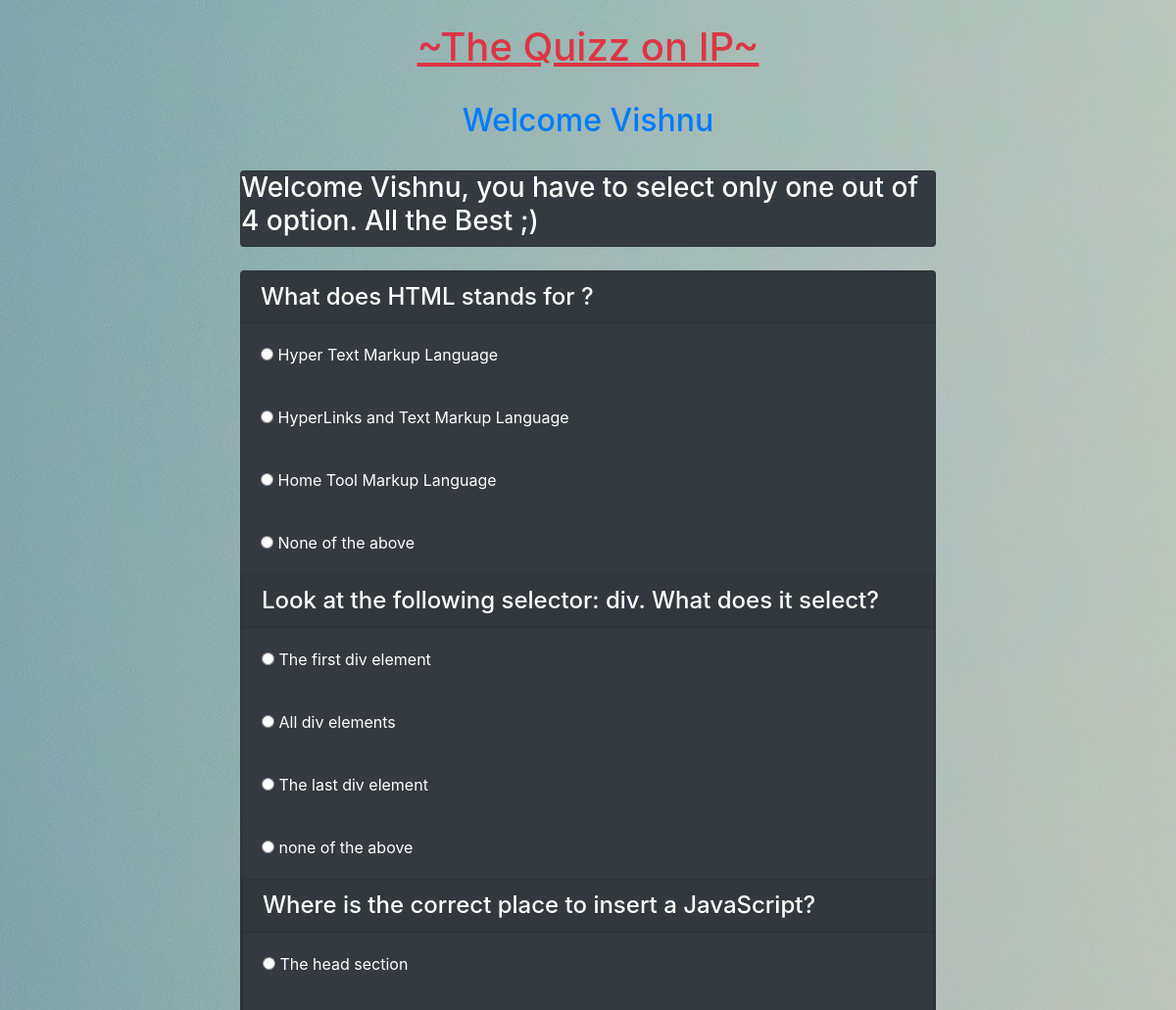
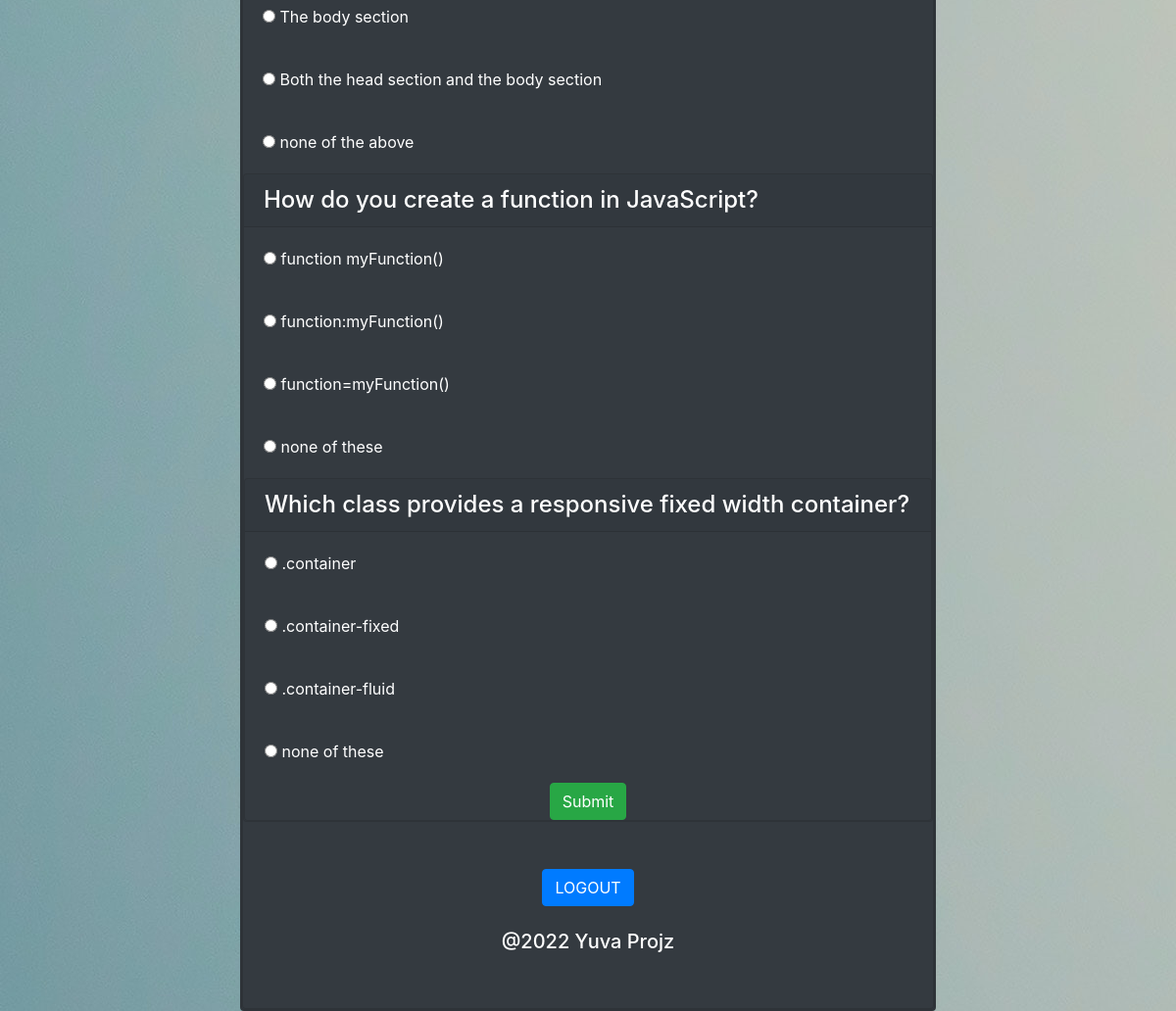
The page /home.php (signed in) on the database its author committed (2 pictures, top to bottom).
### tables this page shows
CREATE TABLE `questions` (
  `qid` int(250) NOT NULL,
  `question` varchar(250) DEFAULT NULL,
  `ans_id` int(250) DEFAULT NULL
);

CREATE TABLE `answers` (
  `aid` int(250) NOT NULL,
  `answer` varchar(250) DEFAULT NULL,
  `ans_id` int(250) DEFAULT NULL
);

### home.php (the view, shortened to what this page needs)
<?php
$con = mysqli_connect('localhost', 'root');
mysqli_select_db($con, 'quizdbase');
?>
<!DOCTYPE html>
<html lang="en">
<head>
    <link rel="stylesheet" href="https://cdn.jsdelivr.net/npm/bootstrap@4.3.1/dist/css/bootstrap.min.css">
</head>
<body>
    <div class="container">
        <br>
        <h1 class="text-center text-danger"><u>~The Quizz on IP~</u></h1><br>
        <h2 class="text-center text-primary">Welcome <?php echo $_SESSION['username']; ?></h2><br>
        <div class="col-lg-8 m-auto d-block">
            <div class="card bg-dark text-white">
                <h3>Welcome <?php echo $_SESSION['username']; ?>, you have to select only one out of 4 option. All the Best ;)
                </h3>
            </div><br>
            <form action="check.php" method="post">
                <?php
                for($i=1; $i < 6;$i++){
                $q = " select * from questions where qid = $i";
                $query = mysqli_query($con, $q);
                while ($rows = mysqli_fetch_array($query)) {
                ?>
                    <div class="card bg-dark text-white">
                        <h4 class="card-header"><?php echo $rows['question'] ?></h4>
                        <?php
                        $q = "select * from answers where ans_id = $i";
                        $query = mysqli_query($con, $q);
                        while ($rows = mysqli_fetch_array($query)) {
                        ?>
                            <div class="card-body">
                                <input type="radio" name="quizcheck[<?php echo $rows['ans_id']?>]" value="<?php echo $rows["aid"] ?>">
                                <?php
                                echo $rows['answer'];?>
                            </div>
                    <?php
                        }
                    }
                    }
                    ?>
                    <input type="submit" name="submit" value="Submit" class="btn btn-success m-auto d-block">
            </form>
        </div>
    </div><br><br>
    <div class="m-auto d-block">
    <a href="logout.php" class="btn btn-primary">LOGOUT</a>
    </div><br>
    <div>
        <h5 class="text-center"> @2022 Yuva Projz</h5>
    </div><br><br>
</body>
</html>

### home.php (style rules this page uses)
body { background-image: url("bc.jpg"); }

### rows shown on the page
questions: question "What does HTML stands for ?"
answers: answer "Hyper Text Markup Language"
answers: answer "HyperLinks and Text Markup Language"
answers: answer "Home Tool Markup Language"
answers: answer "None of the above"
questions: question "Look at the following selector: div. What does it select?"
answers: answer "The first div element"
answers: answer "All div elements"
answers: answer "The last div element"
answers: answer "none of the above"
questions: question "Where is the correct place to insert a JavaScript?"
answers: answer "The head section"
answers: answer "The body section"
answers: answer "Both the head section and the body section"
answers: answer "none of the above"
questions: question "How do you create a function in JavaScript?"
answers: answer "function myFunction()"
answers: answer "function:myFunction()"
answers: answer "function=myFunction()"
answers: answer "none of these"
questions: question "Which class provides a responsive fixed width container?"
answers: answer ".container"
answers: answer ".container-fixed"
answers: answer ".container-fluid"
answers: answer "none of these"

### other values the page prints
$_SESSION['username'] "Vishnu"
